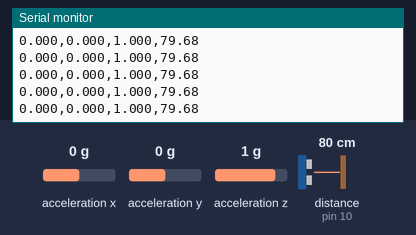
This sketch was run on a simulated Arduino Mega 2560, built with avr-gcc and run on an emulated ATmega2560. On the bench: the last lines printed to the serial monitor. Wiring (inferred from the names in the program): ultrasonic range finder: trigger pin 9; echo pin 10; MPU-6050 motion sensor at I2C address 0x68. Inputs (shaded band) come from the test bench; at power-on: acceleration x 0 g, distance to the obstacle (sensor on pin 10) 80 cm, acceleration y 0 g, acceleration z 1 g. The echo pulse lasts 58.3 µs per cm.

Above: at 1.4 s.
1.5 s: acceleration x set to -1.4 g
At 1.55 s:
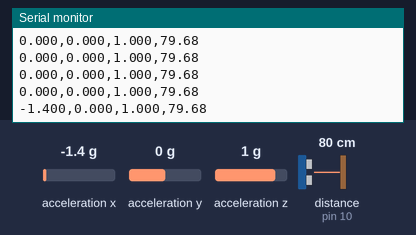
3.0 s: distance to the obstacle (sensor on pin 10) set to 2 cm
At 3.0 s:
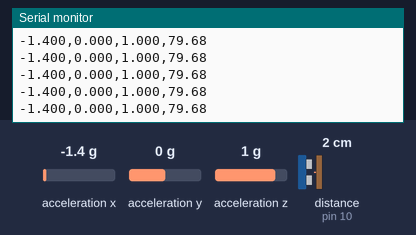
4.5 s: distance to the obstacle (sensor on pin 10) set to 4 cm
At 4.51 s:
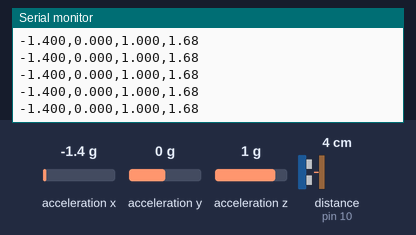
7.5 s: acceleration y set to -1.4 g
At 7.51 s:
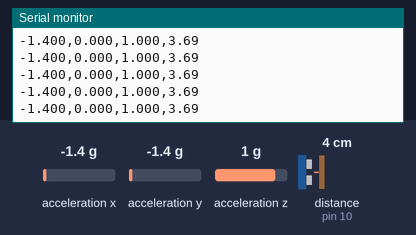
9.0 s: acceleration z set to -1.4 g
At 9.01 s:
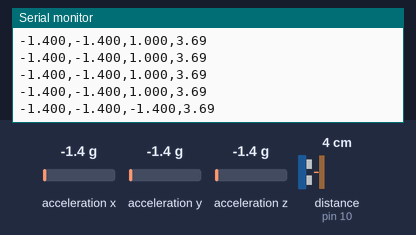
Timing chart, 0 to 11.5 s (numbered marks = the images above; inputs shaded):
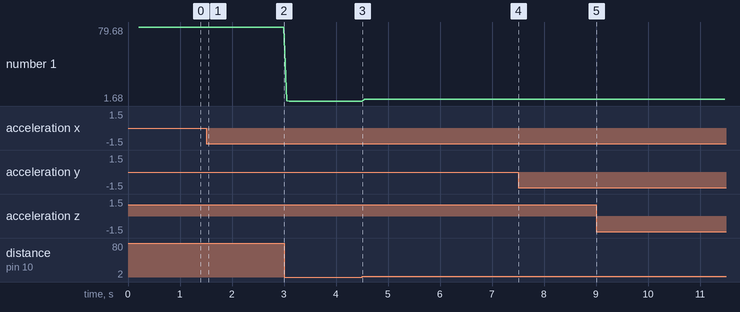

Measured:
- after the input at 1.5 s, the serial monitor: prints a new line at once (image 1)
- after the input at 9.0 s, the serial monitor: prints a new line at once (image 5)
- plotted number 1: 79.68 → 1.68 after the input at 3.0 s, 1.68 → 3.69 after the input at 4.5 s

The sketch:

gripper.ino
```cpp
// gripper.ino — Smart Adaptive Gripper
// Arduino Mega 2560
// Hardware: MPU-6050 (SDA pin 20, SCL pin 21), HC-SR04 (Trig 9, Echo 10)
// Streams CSV over Serial at 115200 baud: ax,ay,az,distance

#include <Wire.h>

// ── Pin assignments ───────────────────────────────────────────
#define TRIG_PIN   9    // HC-SR04 trigger
#define ECHO_PIN   10   // HC-SR04 echo

// ── MPU-6050 ──────────────────────────────────────────────────
#define MPU_ADDR  0x68  // I2C address (AD0 pin low)

// ─────────────────────────────────────────────────────────────
void setup() {
  Serial.begin(115200);

  // Wake up MPU-6050 (it starts in sleep mode)
  Wire.begin();
  Wire.beginTransmission(MPU_ADDR);
  Wire.write(0x6B);   // PWR_MGMT_1 register
  Wire.write(0x00);   // 0 = wake
  Wire.endTransmission(true);

  pinMode(TRIG_PIN, OUTPUT);
  pinMode(ECHO_PIN, INPUT);

  delay(200);  // let sensors stabilise
}

// ─────────────────────────────────────────────────────────────
void loop() {
  float ax, ay, az;
  readMPU(ax, ay, az);

  float distance = readDistance();

  // CSV output: ax,ay,az,distance
  Serial.print(ax, 3);       Serial.print(",");
  Serial.print(ay, 3);       Serial.print(",");
  Serial.print(az, 3);       Serial.print(",");
  Serial.println(distance, 2);

  delay(50);  // ~20 Hz
}

// ── Read accelerometer from MPU-6050 via I2C ─────────────────
void readMPU(float &ax, float &ay, float &az) {
  Wire.beginTransmission(MPU_ADDR);
  Wire.write(0x3B);                   // ACCEL_XOUT_H register
  Wire.endTransmission(false);
  Wire.requestFrom(MPU_ADDR, 6, true);

  int16_t rawX = (Wire.read() << 8) | Wire.read();
  int16_t rawY = (Wire.read() << 8) | Wire.read();
  int16_t rawZ = (Wire.read() << 8) | Wire.read();

  // Default ±2g range → 16384 LSB per g
  ax = rawX / 16384.0;
  ay = rawY / 16384.0;
  az = rawZ / 16384.0;
}

// ── Measure distance in cm with HC-SR04 ──────────────────────
float readDistance() {
  digitalWrite(TRIG_PIN, LOW);
  delayMicroseconds(2);
  digitalWrite(TRIG_PIN, HIGH);
  delayMicroseconds(10);
  digitalWrite(TRIG_PIN, LOW);

  // 30 ms timeout avoids blocking when nothing is in range
  long duration = pulseIn(ECHO_PIN, HIGH, 30000);
  if (duration == 0) return 999.0;
  return duration * 0.0343 / 2.0;
}
```
